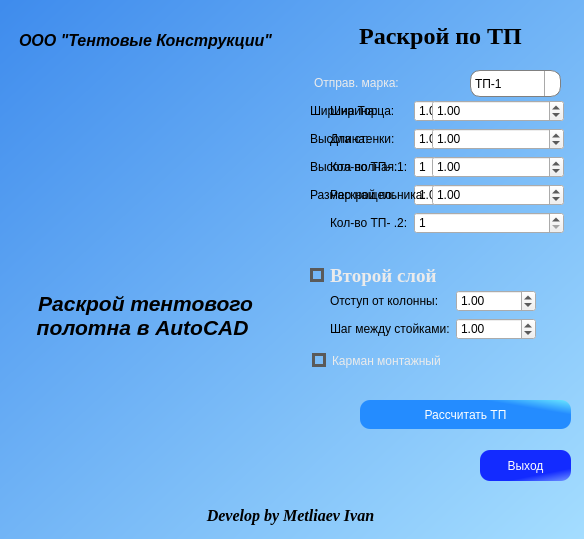
<?xml version="1.0" encoding="UTF-8"?>
<ui version="4.0">
 <class>MainWindow</class>
 <widget class="QMainWindow" name="MainWindow">
  <property name="geometry">
   <rect>
    <x>0</x>
    <y>0</y>
    <width>584</width>
    <height>539</height>
   </rect>
  </property>
  <property name="minimumSize">
   <size>
    <width>584</width>
    <height>487</height>
   </size>
  </property>
  <property name="maximumSize">
   <size>
    <width>584</width>
    <height>1000</height>
   </size>
  </property>
  <property name="windowTitle">
   <string>Раскрой тентового полотна</string>
  </property>
  <property name="styleSheet">
   <string notr="true">QWidget#centralwidget{
     background:qlineargradient(spread:pad, x1:0, y1:0, x2:1, y2:1, stop:0.00568182 rgba(63, 140, 237, 255), stop:1 rgba(164, 221, 255, 255));
}</string>
  </property>
  <widget class="QWidget" name="centralwidget">
   <widget class="QComboBox" name="comboBox">
    <property name="geometry">
     <rect>
      <x>470</x>
      <y>70</y>
      <width>91</width>
      <height>27</height>
     </rect>
    </property>
    <property name="styleSheet">
     <string notr="true">QComboBox {
    border: 1px solid gray;
    border-radius: 10px;
    font: 75 14pt &quot;Times New Roman&quot;;
	color: black;
}
QComboBox QAbstractItemView {
    border: 3px solid darkgray;
    selection-background-color:qlineargradient(spread:pad, x1:0.886, y1:0.0625, x2:1, y2:0, stop:0.869318 rgba(0, 124, 255, 237), stop:1 rgba(255, 255, 255, 255));
	color: black;
}
QComboBox:on { /* shift the text when the popup opens */
    padding-top: 3px;
    padding-left: 4px;
	color: black;
}

QComboBox::drop-down {
    subcontrol-origin: padding;
    subcontrol-position: top right;
    width: 15px;
    border-left-width: 1px;
    border-left-color: darkgray;
    border-left-style: solid; /* just a single line */
    border-top-right-radius: 3px; /* same radius as the QComboBox */
    border-bottom-right-radius: 3px;
	color: black;
}

QComboBox::down-arrow {
    image:url(:/arrow/dop/arrow.png);
	height: 18;
	width: 18;
}

QComboBox::down-arrow:on { /* shift the arrow when popup is open */
    top: 1px;
    left: 1px;
}
QComboBox:editable {
    background: white;
	color: black;
	}

QComboBox:!editable, QComboBox::drop-down:editable {
     background: qlineargradient(x1: 0, y1: 0, x2: 0, y2: 1,
                                 stop: 0 #E1E1E1, stop: 0.4 #DDDDDD,
                                 stop: 0.5 #D8D8D8, stop: 1.0 #D3D3D3);
}

/* QComboBox gets the &quot;on&quot; state when the popup is open */
QComboBox:!editable:on, QComboBox::drop-down:editable:on {
    background: qlineargradient(x1: 0, y1: 0, x2: 0, y2: 1,
                                stop: 0 #D3D3D3, stop: 0.4 #D8D8D8,
                                stop: 0.5 #DDDDDD, stop: 1.0 #E1E1E1);
}
QComboBox QAbstractItemView::item:hover {
    color: black;
    background-color: lightgreen;   /*  The whole drop-down window crosss the background color of each item */
}

/*  After dropping, the entire drop-down window is selected for each pattern. */
QComboBox QAbstractItemView::item:selected {
   	color: black;
    background-color: lightgreen;
}
QComboBox:hover {
    background:qradialgradient(spread:pad, cx:0.5, cy:0.5, radius:0.5, fx:0.5, fy:0.5, stop:0 rgba(209, 248, 255, 255), stop:1 rgba(234, 255, 255, 255));
	color: black;
}</string>
    </property>
    <item>
     <property name="text">
      <string>ТП-1</string>
     </property>
    </item>
    <item>
     <property name="text">
      <string>ТП-2</string>
     </property>
    </item>
    <item>
     <property name="text">
      <string>ТП-3</string>
     </property>
    </item>
   </widget>
   <widget class="QLabel" name="label_4">
    <property name="geometry">
     <rect>
      <x>330</x>
      <y>20</y>
      <width>221</width>
      <height>31</height>
     </rect>
    </property>
    <property name="font">
     <font>
      <family>Times New Roman</family>
      <pointsize>18</pointsize>
      <weight>75</weight>
      <italic>false</italic>
      <bold>true</bold>
     </font>
    </property>
    <property name="styleSheet">
     <string notr="true"/>
    </property>
    <property name="text">
     <string>Раскрой по ТП</string>
    </property>
    <property name="alignment">
     <set>Qt::AlignCenter</set>
    </property>
   </widget>
   <widget class="QCheckBox" name="secondlayout_checkBox">
    <property name="geometry">
     <rect>
      <x>310</x>
      <y>260</y>
      <width>141</width>
      <height>31</height>
     </rect>
    </property>
    <property name="font">
     <font>
      <family>Times New Roman</family>
      <pointsize>14</pointsize>
      <weight>75</weight>
      <italic>false</italic>
      <bold>true</bold>
     </font>
    </property>
    <property name="styleSheet">
     <string notr="true">QCheckBox{
font: bold 14pt &quot;Times New Roman&quot;;
color:rgb(235, 235, 235);
}
QCheckBox::indicator {
    border: 3px solid #5A5A5A;
}
QCheckBox::indicator:unchecked:pressed
{
background-color : green;
}
QCheckBox::indicator:checked {
    image: url(:/other/dop/dialog_ok_apply_icon.png);
	height: 12;
	width: 12;
	 border:1px solid #5A5A5A;
	background-color : white;
}
QCheckBox::checked{
color:rgb(189, 255, 178);
}</string>
    </property>
    <property name="text">
     <string>Второй слой</string>
    </property>
   </widget>
   <widget class="QCheckBox" name="pocket_checkBox">
    <property name="geometry">
     <rect>
      <x>312</x>
      <y>340</y>
      <width>201</width>
      <height>41</height>
     </rect>
    </property>
    <property name="styleSheet">
     <string notr="true">QCheckBox{
font: bold 14pt &quot;Times New Roman&quot;;
color:rgb(235, 235, 235);
}
QCheckBox::indicator {
    border: 3px solid #5A5A5A;
}
QCheckBox::indicator:unchecked:pressed
{
background-color : green;
}
QCheckBox::indicator:checked {
    image: url(:/other/dop/dialog_ok_apply_icon.png);
	height: 12;
	width: 12;
	border:1px solid #5A5A5A;
	background-color : white;
}
QCheckBox::checked{
color:rgb(189, 255, 178);
}</string>
    </property>
    <property name="text">
     <string>Карман монтажный</string>
    </property>
   </widget>
   <widget class="QPushButton" name="tp_pushButton">
    <property name="geometry">
     <rect>
      <x>360</x>
      <y>400</y>
      <width>211</width>
      <height>29</height>
     </rect>
    </property>
    <property name="styleSheet">
     <string notr="true">QPushButton{
     background-color: qlineargradient(spread:pad, x1:0.75, y1:0.204545, x2:1, y2:0, stop:0 rgba(36, 140, 255, 255), stop:1 rgba(106, 232, 255, 255));
     border-style: outset;
     border-radius: 10px;
     font: 12pt &quot;Times New Roman&quot;;
	 color:white;
 }

QPushButton:hover{
     background-color:qlineargradient(spread:pad, x1:0, y1:0, x2:1, y2:0, stop:0 rgba(0, 171, 0, 255), stop:1 rgba(255, 255, 255, 255));
     border-style: inset;
     font: 14pt &quot;Times New Roman&quot;;
	 color:black;
 }</string>
    </property>
    <property name="text">
     <string>Рассчитать ТП</string>
    </property>
   </widget>
   <widget class="QLabel" name="logo">
    <property name="geometry">
     <rect>
      <x>380</x>
      <y>490</y>
      <width>51</width>
      <height>51</height>
     </rect>
    </property>
    <property name="minimumSize">
     <size>
      <width>30</width>
      <height>30</height>
     </size>
    </property>
    <property name="styleSheet">
     <string notr="true">image:url(:/logo/logo/35th Parallel-logos1.png);
</string>
    </property>
    <property name="text">
     <string/>
    </property>
    <property name="textFormat">
     <enum>Qt::AutoText</enum>
    </property>
    <property name="pixmap">
     <pixmap resource="../images/main_image.qrc">:/logo/logo/35th Parallel-logos1.png</pixmap>
    </property>
    <property name="scaledContents">
     <bool>true</bool>
    </property>
   </widget>
   <widget class="QLabel" name="label_develop">
    <property name="geometry">
     <rect>
      <x>20</x>
      <y>490</y>
      <width>541</width>
      <height>51</height>
     </rect>
    </property>
    <property name="font">
     <font>
      <family>Times New Roman</family>
      <pointsize>12</pointsize>
      <weight>75</weight>
      <italic>true</italic>
      <bold>true</bold>
     </font>
    </property>
    <property name="styleSheet">
     <string notr="true"/>
    </property>
    <property name="text">
     <string>Develop by Metliaev Ivan</string>
    </property>
    <property name="alignment">
     <set>Qt::AlignCenter</set>
    </property>
   </widget>
   <widget class="QLabel" name="label_11">
    <property name="geometry">
     <rect>
      <x>42</x>
      <y>70</y>
      <width>201</width>
      <height>211</height>
     </rect>
    </property>
    <property name="font">
     <font>
      <family>Times New Roman</family>
      <pointsize>18</pointsize>
      <weight>75</weight>
      <bold>true</bold>
     </font>
    </property>
    <property name="text">
     <string/>
    </property>
    <property name="pixmap">
     <pixmap resource="../images/main_image.qrc">:/logo/logo/tentlogo1.png</pixmap>
    </property>
    <property name="scaledContents">
     <bool>true</bool>
    </property>
    <property name="alignment">
     <set>Qt::AlignCenter</set>
    </property>
   </widget>
   <widget class="QLabel" name="label_12">
    <property name="geometry">
     <rect>
      <x>10</x>
      <y>10</y>
      <width>271</width>
      <height>61</height>
     </rect>
    </property>
    <property name="font">
     <font>
      <family>MS Sans Serif</family>
      <pointsize>12</pointsize>
      <weight>75</weight>
      <italic>true</italic>
      <bold>true</bold>
     </font>
    </property>
    <property name="styleSheet">
     <string notr="true">font: 75 bold italic 12pt &quot;MS Sans Serif&quot;;</string>
    </property>
    <property name="text">
     <string>ООО &quot;Тентовые Конструкции&quot;</string>
    </property>
    <property name="alignment">
     <set>Qt::AlignCenter</set>
    </property>
   </widget>
   <widget class="QLabel" name="label_13">
    <property name="geometry">
     <rect>
      <x>10</x>
      <y>280</y>
      <width>271</width>
      <height>71</height>
     </rect>
    </property>
    <property name="font">
     <font>
      <family>MS Sans Serif</family>
      <pointsize>16</pointsize>
      <weight>75</weight>
      <italic>true</italic>
      <bold>true</bold>
     </font>
    </property>
    <property name="styleSheet">
     <string notr="true">font: 75 bold italic 16pt &quot;MS Sans Serif&quot;;</string>
    </property>
    <property name="text">
     <string>Раскрой тентового полотна в AutoCAD </string>
    </property>
    <property name="alignment">
     <set>Qt::AlignCenter</set>
    </property>
    <property name="wordWrap">
     <bool>true</bool>
    </property>
   </widget>
   <widget class="QLabel" name="label_14">
    <property name="geometry">
     <rect>
      <x>314</x>
      <y>70</y>
      <width>141</width>
      <height>25</height>
     </rect>
    </property>
    <property name="styleSheet">
     <string notr="true">font: bold 14pt &quot;Times New Roman&quot;;
color: rgb(235, 235, 235);</string>
    </property>
    <property name="text">
     <string>Отправ. марка:</string>
    </property>
   </widget>
   <widget class="QPushButton" name="canselButton">
    <property name="geometry">
     <rect>
      <x>480</x>
      <y>450</y>
      <width>91</width>
      <height>31</height>
     </rect>
    </property>
    <property name="styleSheet">
     <string notr="true">QPushButton{
     background-color: qlineargradient(spread:pad, x1:0.823864, y1:0.693, x2:1, y2:1, stop:0 rgba(19, 43, 255, 255), stop:1 rgba(113, 149, 255, 255));
     border-style: outset;
     border-radius: 10px;
     font: 14pt &quot;Times New Roman&quot;;
	 color:white;
 }

QPushButton:hover{
     background-color:qlineargradient(spread:reflect, x1:0, y1:0.261, x2:0.989, y2:0, stop:0.267045 rgba(255, 0, 0, 255), stop:1 rgba(255, 255, 255, 255));
     border-style: inset;
     font: 18pt &quot;Times New Roman&quot;;
	 color:black;
 }</string>
    </property>
    <property name="text">
     <string>Выход</string>
    </property>
   </widget>
   <widget class="QFrame" name="frame_tp_1">
    <property name="geometry">
     <rect>
      <x>330</x>
      <y>100</y>
      <width>241</width>
      <height>151</height>
     </rect>
    </property>
    <property name="frameShape">
     <enum>QFrame::NoFrame</enum>
    </property>
    <property name="frameShadow">
     <enum>QFrame::Sunken</enum>
    </property>
    <widget class="QWidget" name="layoutWidget">
     <property name="geometry">
      <rect>
       <x>0</x>
       <y>0</y>
       <width>234</width>
       <height>151</height>
      </rect>
     </property>
     <layout class="QFormLayout" name="formLayout_2">
      <item row="0" column="1">
       <widget class="QDoubleSpinBox" name="width_doubleSpinBox_2">
        <property name="styleSheet">
         <string notr="true">font: 14pt &quot;Times New Roman&quot;;</string>
        </property>
        <property name="maximum">
         <double>100000.000000000000000</double>
        </property>
        <property name="value">
         <double>1.000000000000000</double>
        </property>
       </widget>
      </item>
      <item row="1" column="0">
       <widget class="QLabel" name="label_5">
        <property name="styleSheet">
         <string notr="true">font: 14pt &quot;Times New Roman&quot;;</string>
        </property>
        <property name="text">
         <string>Длина:</string>
        </property>
       </widget>
      </item>
      <item row="1" column="1">
       <widget class="QDoubleSpinBox" name="length_doubleSpinBox_2">
        <property name="styleSheet">
         <string notr="true">font: 14pt &quot;Times New Roman&quot;;</string>
        </property>
        <property name="maximum">
         <double>1000000.000000000000000</double>
        </property>
        <property name="value">
         <double>1.000000000000000</double>
        </property>
       </widget>
      </item>
      <item row="2" column="0">
       <widget class="QLabel" name="label_6">
        <property name="styleSheet">
         <string notr="true">font: 14pt &quot;Times New Roman&quot;;</string>
        </property>
        <property name="text">
         <string>Кол-во ТП- .1:</string>
        </property>
       </widget>
      </item>
      <item row="0" column="0">
       <widget class="QLabel" name="label_7">
        <property name="styleSheet">
         <string notr="true">font: 14pt &quot;Times New Roman&quot;;</string>
        </property>
        <property name="text">
         <string>Ширина:</string>
        </property>
       </widget>
      </item>
      <item row="2" column="1">
       <widget class="QSpinBox" name="quantity_spinBox">
        <property name="styleSheet">
         <string notr="true">font: 14pt &quot;Times New Roman&quot;;</string>
        </property>
        <property name="minimum">
         <number>1</number>
        </property>
       </widget>
      </item>
      <item row="3" column="0">
       <widget class="QLabel" name="label_9">
        <property name="styleSheet">
         <string notr="true">font: 14pt &quot;Times New Roman&quot;;</string>
        </property>
        <property name="text">
         <string>Раскрой по:</string>
        </property>
       </widget>
      </item>
      <item row="3" column="1">
       <widget class="QDoubleSpinBox" name="count_doubleSpinBox_2">
        <property name="styleSheet">
         <string notr="true">font: 14pt &quot;Times New Roman&quot;;</string>
        </property>
        <property name="maximum">
         <double>1000000.000000000000000</double>
        </property>
        <property name="value">
         <double>1.000000000000000</double>
        </property>
       </widget>
      </item>
      <item row="4" column="1">
       <widget class="QSpinBox" name="quantity_spinBox_tp2">
        <property name="styleSheet">
         <string notr="true">font: 14pt &quot;Times New Roman&quot;;</string>
        </property>
        <property name="minimum">
         <number>1</number>
        </property>
       </widget>
      </item>
      <item row="4" column="0">
       <widget class="QLabel" name="label_10">
        <property name="styleSheet">
         <string notr="true">font: 14pt &quot;Times New Roman&quot;;</string>
        </property>
        <property name="text">
         <string>Кол-во ТП- .2:</string>
        </property>
       </widget>
      </item>
     </layout>
    </widget>
   </widget>
   <widget class="QFrame" name="frame_tp_3">
    <property name="geometry">
     <rect>
      <x>310</x>
      <y>100</y>
      <width>271</width>
      <height>131</height>
     </rect>
    </property>
    <property name="frameShape">
     <enum>QFrame::NoFrame</enum>
    </property>
    <property name="frameShadow">
     <enum>QFrame::Raised</enum>
    </property>
    <widget class="QWidget" name="layoutWidget_3">
     <property name="geometry">
      <rect>
       <x>0</x>
       <y>0</y>
       <width>254</width>
       <height>121</height>
      </rect>
     </property>
     <layout class="QFormLayout" name="formLayout_5">
      <item row="0" column="0">
       <widget class="QLabel" name="label_21">
        <property name="styleSheet">
         <string notr="true">font: 12pt &quot;Times New Roman&quot;;</string>
        </property>
        <property name="text">
         <string>Ширина Торца:</string>
        </property>
       </widget>
      </item>
      <item row="0" column="1">
       <widget class="QDoubleSpinBox" name="width_doubleSpinBox_4">
        <property name="styleSheet">
         <string notr="true">font: 14pt &quot;Times New Roman&quot;;</string>
        </property>
        <property name="maximum">
         <double>100000.000000000000000</double>
        </property>
        <property name="value">
         <double>1.000000000000000</double>
        </property>
       </widget>
      </item>
      <item row="1" column="0">
       <widget class="QLabel" name="label_20">
        <property name="styleSheet">
         <string notr="true">font: 12pt &quot;Times New Roman&quot;;</string>
        </property>
        <property name="text">
         <string>Высота стенки:</string>
        </property>
       </widget>
      </item>
      <item row="1" column="1">
       <widget class="QDoubleSpinBox" name="wall_haight_doubleSpinBox_2">
        <property name="styleSheet">
         <string notr="true">font: 14pt &quot;Times New Roman&quot;;</string>
        </property>
        <property name="maximum">
         <double>1000000.000000000000000</double>
        </property>
        <property name="value">
         <double>1.000000000000000</double>
        </property>
       </widget>
      </item>
      <item row="2" column="0">
       <widget class="QLabel" name="label_22">
        <property name="styleSheet">
         <string notr="true">font: 12pt &quot;Times New Roman&quot;;</string>
        </property>
        <property name="text">
         <string>Высота полная:</string>
        </property>
       </widget>
      </item>
      <item row="2" column="1">
       <widget class="QDoubleSpinBox" name="full_height_doubleSpinBox_3">
        <property name="styleSheet">
         <string notr="true">font: 14pt &quot;Times New Roman&quot;;</string>
        </property>
        <property name="maximum">
         <double>1000000.000000000000000</double>
        </property>
        <property name="value">
         <double>1.000000000000000</double>
        </property>
       </widget>
      </item>
      <item row="3" column="0">
       <widget class="QLabel" name="label_23">
        <property name="styleSheet">
         <string notr="true">font: 12pt &quot;Times New Roman&quot;;</string>
        </property>
        <property name="text">
         <string>Размер нащельника:</string>
        </property>
       </widget>
      </item>
      <item row="3" column="1">
       <widget class="QDoubleSpinBox" name="batten_2g_height_doubleSpinBox_3">
        <property name="styleSheet">
         <string notr="true">font: 14pt &quot;Times New Roman&quot;;</string>
        </property>
        <property name="maximum">
         <double>1000000.000000000000000</double>
        </property>
        <property name="value">
         <double>1.000000000000000</double>
        </property>
       </widget>
      </item>
     </layout>
    </widget>
   </widget>
   <widget class="QFrame" name="frame_sl">
    <property name="geometry">
     <rect>
      <x>330</x>
      <y>290</y>
      <width>241</width>
      <height>61</height>
     </rect>
    </property>
    <property name="frameShape">
     <enum>QFrame::NoFrame</enum>
    </property>
    <property name="frameShadow">
     <enum>QFrame::Raised</enum>
    </property>
    <widget class="QWidget" name="layoutWidget_2">
     <property name="geometry">
      <rect>
       <x>0</x>
       <y>0</y>
       <width>241</width>
       <height>54</height>
      </rect>
     </property>
     <layout class="QFormLayout" name="formLayout_3">
      <item row="0" column="1">
       <widget class="QDoubleSpinBox" name="size_to_sl_doubleSpinBox">
        <property name="minimumSize">
         <size>
          <width>80</width>
          <height>0</height>
         </size>
        </property>
        <property name="maximumSize">
         <size>
          <width>80</width>
          <height>16777215</height>
         </size>
        </property>
        <property name="styleSheet">
         <string notr="true">font: 12pt &quot;Times New Roman&quot;;</string>
        </property>
        <property name="maximum">
         <double>100000.000000000000000</double>
        </property>
        <property name="value">
         <double>1.000000000000000</double>
        </property>
       </widget>
      </item>
      <item row="1" column="0">
       <widget class="QLabel" name="label_16">
        <property name="minimumSize">
         <size>
          <width>0</width>
          <height>0</height>
         </size>
        </property>
        <property name="styleSheet">
         <string notr="true">font: 12pt &quot;Times New Roman&quot;;</string>
        </property>
        <property name="text">
         <string>Шаг между стойками:</string>
        </property>
       </widget>
      </item>
      <item row="1" column="1">
       <widget class="QDoubleSpinBox" name="step_bw_sl_doubleSpinBox">
        <property name="enabled">
         <bool>true</bool>
        </property>
        <property name="sizePolicy">
         <sizepolicy hsizetype="Maximum" vsizetype="Maximum">
          <horstretch>0</horstretch>
          <verstretch>0</verstretch>
         </sizepolicy>
        </property>
        <property name="minimumSize">
         <size>
          <width>80</width>
          <height>0</height>
         </size>
        </property>
        <property name="maximumSize">
         <size>
          <width>80</width>
          <height>16777215</height>
         </size>
        </property>
        <property name="styleSheet">
         <string notr="true">font: 12pt &quot;Times New Roman&quot;;</string>
        </property>
        <property name="maximum">
         <double>1000000.000000000000000</double>
        </property>
        <property name="value">
         <double>1.000000000000000</double>
        </property>
       </widget>
      </item>
      <item row="0" column="0">
       <widget class="QLabel" name="label_15">
        <property name="styleSheet">
         <string notr="true">font: 12pt &quot;Times New Roman&quot;;</string>
        </property>
        <property name="text">
         <string>Отступ от колонны:</string>
        </property>
       </widget>
      </item>
     </layout>
    </widget>
   </widget>
   <zorder>comboBox</zorder>
   <zorder>label_4</zorder>
   <zorder>secondlayout_checkBox</zorder>
   <zorder>pocket_checkBox</zorder>
   <zorder>tp_pushButton</zorder>
   <zorder>label_develop</zorder>
   <zorder>logo</zorder>
   <zorder>label_11</zorder>
   <zorder>label_12</zorder>
   <zorder>label_13</zorder>
   <zorder>label_14</zorder>
   <zorder>canselButton</zorder>
   <zorder>frame_tp_1</zorder>
   <zorder>frame_tp_3</zorder>
   <zorder>frame_sl</zorder>
  </widget>
 </widget>
 <resources>
  <include location="../images/main_image.qrc"/>
  <include location="../../pythonProject1/AutoCAD script/AutoCAD script/images/main_image.qrc"/>
 </resources>
 <connections>
  <connection>
   <sender>canselButton</sender>
   <signal>clicked()</signal>
   <receiver>MainWindow</receiver>
   <slot>close()</slot>
   <hints>
    <hint type="sourcelabel">
     <x>505</x>
     <y>405</y>
    </hint>
    <hint type="destinationlabel">
     <x>287</x>
     <y>240</y>
    </hint>
   </hints>
  </connection>
 </connections>
</ui>
